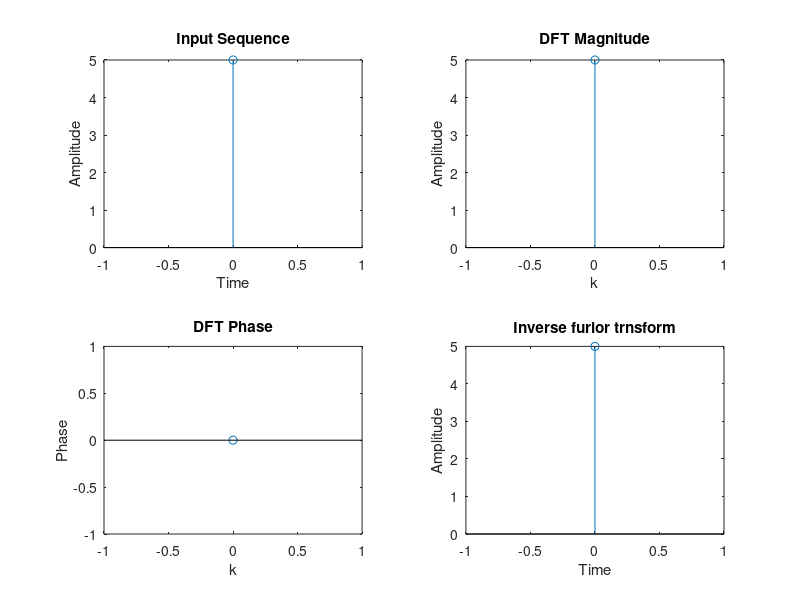

MATLAB code to generate this figure:
close all;
clear all;
i=sqrt(-1);
x_n=input('Give the input of the input sequence:  ');          %Get the sequence from user 
len=length(x_n);                                              %find the length of the sequence


%Plotting the input sequesnce---------------
t=0:len-1;
subplot(221);
stem(t,x_n);
title('Input Sequence');
ylabel ('Amplitude');
xlabel ('Time');

%code for DFT
x_k = fft(x_n);



%Plotting magnitude of DFT---------------------


magnitude=abs(x_k) 
t=0:len-1;
subplot(222);
stem(t,magnitude);
title('DFT Magnitude');
ylabel ('Amplitude');
xlabel ('k');




%Plotting phase of DFT---------------------

phase=angle(x_k)
t=0:len-1;
subplot(223);
stem(t,phase);
title('DFT Phase');
ylabel ('Phase');
xlabel ('k');


% code for calculating idft
inv_x_k=ifft(x_k);




%Plotting magnitude of Inverse of DFT---------------------

t=0:len-1;
subplot(224);
stem(t,inv_x_k);
title('Inverse furior trnsform');
ylabel ('Amplitude');
xlabel ('Time');